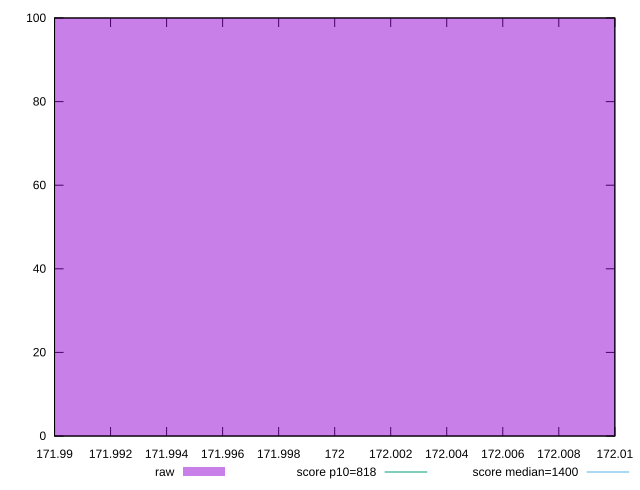

This figure's gnuplot source:
reset

$raw <<EOF
172 100
EOF

set key outside below
set boxwidth 0.1
set xrange [171.99:172.01]
set yrange [0:100]
set trange [0:100]
set style fill transparent solid 0.5 noborder

set parametric
set terminal svg size 640, 490 enhanced background rgb 'white'
set output "report_00021_2021-02-20T09:16:39.615Z/dom-size/samples/pages+cached+noadtech/raw/histogram.svg"

plot $raw title "raw" with boxes, \
     818,t title "score p10=818", \
     1400,t title "score median=1400"

reset
